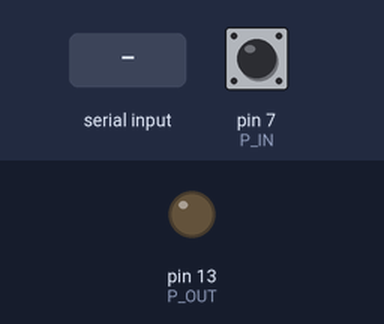
This sketch was run on a simulated Arduino Uno, built with avr-gcc and run on an emulated ATmega328P. Shown: output pins drawn as LEDs (lit = HIGH). Dashed ring = blinking. The test bench sets the inputs (shaded band); at power-on: pin 7 (P_IN) LOW. What the sketch prints to the serial monitor is not drawn.

Above: at 1.0 s.
1.1 s: "1" received over Serial
3.5 s: pin 7 (P_IN) driven HIGH
At 4.0 s:
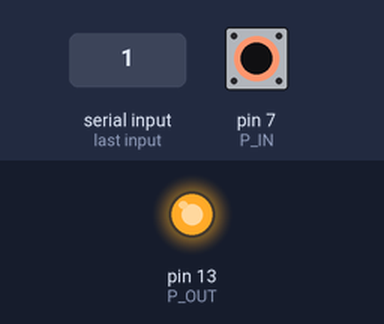
5.0 s: pin 7 (P_IN) driven LOW
At 6.4 s:
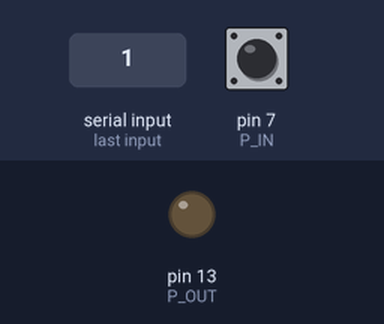
8.0 s: pin 7 (P_IN) pulsed HIGH 2 times (0.12 s each, 0.3 s apart)
At 8.06 s:
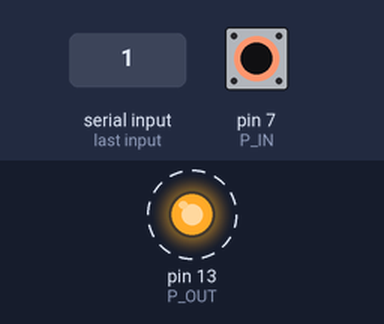
Timing chart, 0 to 11.0 s (numbered marks = the images above; inputs shaded):
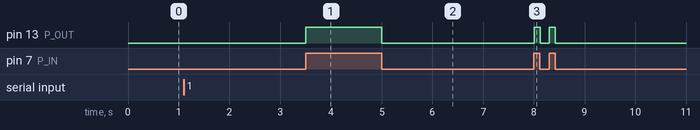

The sketch:

serialListner.ino
```cpp
//
// serialListner.ino
//    - クライアントと接続確立するまでは、何もしない。
//    - 1秒間に1回シリアルポートをチェックする。
//    - クライアントと接続すると、高頻度で回路の電圧をチェックし、その状態に応じて
//      クライアントに'P'(高電圧), 'T'(低電圧)を送信する。
//
int P_IN  = 7;   // pushbutton connected to digital pin 7; センシング
int P_OUT = 13; // LED connected to digital pin 13; デバッグ用

void setup()
{
  Serial.begin(9600);

  // digitalピンの利用は、analogピンと異なりピンモードを宣言する必要がある
  pinMode(P_OUT, OUTPUT);
  pinMode(P_IN, INPUT);

  // 接続されるまで主処理に入らない
  establishContact();
}

// 主処理
void loop()
{
  // 電圧のチェック
  // 1なら回路が閉じている: 'P'(80);  peek
  // 0なら回路は開いている: 'T'(84);  trough
  int value = digitalRead(P_IN);
  if ( value == HIGH) {
    digitalWrite(P_OUT, HIGH);
    Serial.print('P');
  } else {
    digitalWrite(P_OUT, LOW);
    Serial.print('T');
  }
  delay(30); // クライアントの読み出しペースより遅くする
    // しかしあんまり遅いと、ホイールの回転をサンプリングできない
}

// クライアントから何か文字が送られてくるのを待つ
// 何かしら asciiを受信すると抜ける
void establishContact() {
  while (Serial.available() <= 0) {
    Serial.println("waiting for connection.");
    delay(1000);
  }
  Serial.println("new client connected.");
}
```

Measured:
- after the input at 1.1 s, every drawn part: stays the same
- after the input at 3.5 s, pin 13 (P_OUT): LOW → HIGH at once
- after the input at 5.0 s, pin 13 (P_OUT): HIGH → LOW at once
- after the input at 8.0 s, pin 13 (P_OUT): alternates HIGH for 0.12 s and LOW for 0.18 s, 4 changes in all, then stays LOW, starting at once
